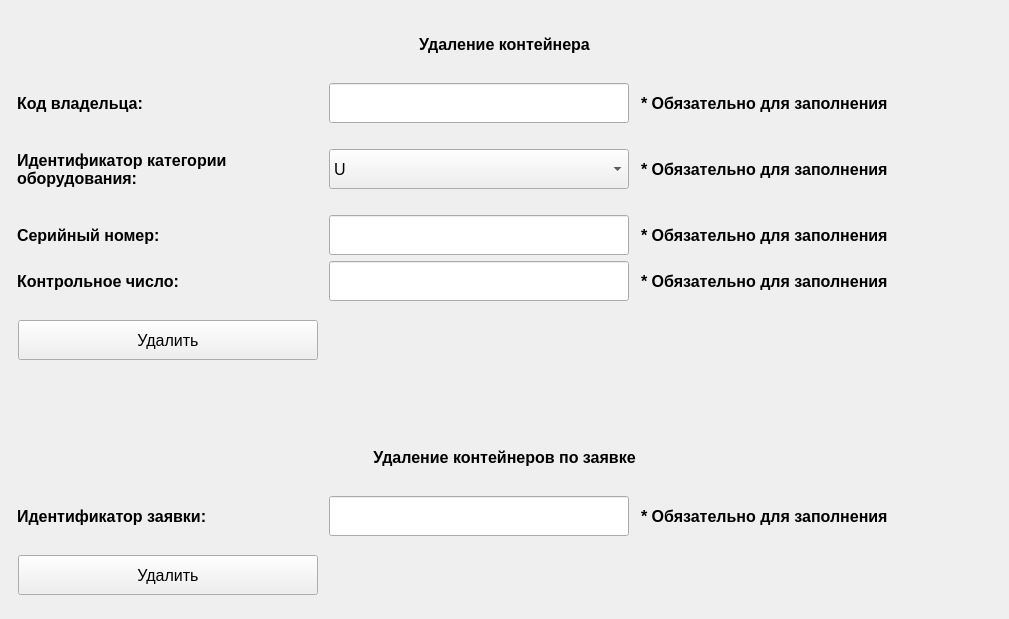
      <widget class="QWidget" name="scrollAreaWidgetContents_7">
       <property name="geometry">
        <rect>
         <x>0</x>
         <y>0</y>
         <width>1009</width>
         <height>619</height>
        </rect>
       </property>
       <layout class="QVBoxLayout" name="verticalLayout_7">
        <item>
         <widget class="QLabel" name="case_delete_title_label">
          <property name="font">
           <font>
            <pointsize>12</pointsize>
            <bold>true</bold>
           </font>
          </property>
          <property name="text">
           <string>Удаление контейнера</string>
          </property>
          <property name="alignment">
           <set>Qt::AlignmentFlag::AlignCenter</set>
          </property>
         </widget>
        </item>
        <item>
         <layout class="QHBoxLayout" name="horizontalLayout_220">
          <item>
           <widget class="QLabel" name="code_delete_label">
            <property name="sizePolicy">
             <sizepolicy hsizetype="Fixed" vsizetype="Fixed">
              <horstretch>0</horstretch>
              <verstretch>0</verstretch>
             </sizepolicy>
            </property>
            <property name="minimumSize">
             <size>
              <width>300</width>
              <height>40</height>
             </size>
            </property>
            <property name="font">
             <font>
              <pointsize>12</pointsize>
              <bold>true</bold>
             </font>
            </property>
            <property name="text">
             <string>Код владельца:</string>
            </property>
           </widget>
          </item>
          <item>
           <widget class="QLineEdit" name="code_delete_edit">
            <property name="sizePolicy">
             <sizepolicy hsizetype="Fixed" vsizetype="Fixed">
              <horstretch>0</horstretch>
              <verstretch>0</verstretch>
             </sizepolicy>
            </property>
            <property name="minimumSize">
             <size>
              <width>300</width>
              <height>40</height>
             </size>
            </property>
            <property name="maximumSize">
             <size>
              <width>300</width>
              <height>16777215</height>
             </size>
            </property>
            <property name="font">
             <font>
              <pointsize>12</pointsize>
             </font>
            </property>
           </widget>
          </item>
          <item>
           <widget class="QLabel" name="code_delete_note_label">
            <property name="sizePolicy">
             <sizepolicy hsizetype="Fixed" vsizetype="Fixed">
              <horstretch>0</horstretch>
              <verstretch>0</verstretch>
             </sizepolicy>
            </property>
            <property name="minimumSize">
             <size>
              <width>350</width>
              <height>40</height>
             </size>
            </property>
            <property name="font">
             <font>
              <pointsize>12</pointsize>
              <bold>true</bold>
             </font>
            </property>
            <property name="text">
             <string>* Обязательно для заполнения</string>
            </property>
           </widget>
          </item>
         </layout>
        </item>
        <item>
         <layout class="QHBoxLayout" name="horizontalLayout_219">
          <item>
           <widget class="QLabel" name="rig_delete_label">
            <property name="sizePolicy">
             <sizepolicy hsizetype="Fixed" vsizetype="Fixed">
              <horstretch>0</horstretch>
              <verstretch>0</verstretch>
             </sizepolicy>
            </property>
            <property name="minimumSize">
             <size>
              <width>300</width>
              <height>80</height>
             </size>
            </property>
            <property name="font">
             <font>
              <pointsize>12</pointsize>
              <bold>true</bold>
             </font>
            </property>
            <property name="text">
             <string>Идентификатор категории
оборудования:</string>
            </property>
           </widget>
          </item>
          <item>
           <widget class="QComboBox" name="rig_delete_box">
            <property name="minimumSize">
             <size>
              <width>300</width>
              <height>40</height>
             </size>
            </property>
            <property name="maximumSize">
             <size>
              <width>300</width>
              <height>16777215</height>
             </size>
            </property>
            <property name="font">
             <font>
              <pointsize>12</pointsize>
             </font>
            </property>
            <item>
             <property name="text">
              <string>U</string>
             </property>
            </item>
            <item>
             <property name="text">
              <string>Z</string>
             </property>
            </item>
            <item>
             <property name="text">
              <string>R</string>
             </property>
            </item>
            <item>
             <property name="text">
              <string>J</string>
             </property>
            </item>
           </widget>
          </item>
          <item>
           <widget class="QLabel" name="rig_delete_note_label">
            <property name="sizePolicy">
             <sizepolicy hsizetype="Fixed" vsizetype="Fixed">
              <horstretch>0</horstretch>
              <verstretch>0</verstretch>
             </sizepolicy>
            </property>
            <property name="minimumSize">
             <size>
              <width>350</width>
              <height>40</height>
             </size>
            </property>
            <property name="font">
             <font>
              <pointsize>12</pointsize>
              <bold>true</bold>
             </font>
            </property>
            <property name="text">
             <string>* Обязательно для заполнения</string>
            </property>
           </widget>
          </item>
         </layout>
        </item>
        <item>
         <layout class="QHBoxLayout" name="horizontalLayout_218">
          <item>
           <widget class="QLabel" name="item_delete_label">
            <property name="sizePolicy">
             <sizepolicy hsizetype="Fixed" vsizetype="Fixed">
              <horstretch>0</horstretch>
              <verstretch>0</verstretch>
             </sizepolicy>
            </property>
            <property name="minimumSize">
             <size>
              <width>300</width>
              <height>40</height>
             </size>
            </property>
            <property name="font">
             <font>
              <pointsize>12</pointsize>
              <bold>true</bold>
             </font>
            </property>
            <property name="text">
             <string>Серийный номер:</string>
            </property>
           </widget>
          </item>
          <item>
           <widget class="QLineEdit" name="item_delete_edit">
            <property name="sizePolicy">
             <sizepolicy hsizetype="Fixed" vsizetype="Fixed">
              <horstretch>0</horstretch>
              <verstretch>0</verstretch>
             </sizepolicy>
            </property>
            <property name="minimumSize">
             <size>
              <width>300</width>
              <height>40</height>
             </size>
            </property>
            <property name="maximumSize">
             <size>
              <width>300</width>
              <height>16777215</height>
             </size>
            </property>
            <property name="font">
             <font>
              <pointsize>12</pointsize>
             </font>
            </property>
           </widget>
          </item>
          <item>
           <widget class="QLabel" name="item_delete_note_label">
            <property name="sizePolicy">
             <sizepolicy hsizetype="Fixed" vsizetype="Fixed">
              <horstretch>0</horstretch>
              <verstretch>0</verstretch>
             </sizepolicy>
            </property>
            <property name="minimumSize">
             <size>
              <width>350</width>
              <height>40</height>
             </size>
            </property>
            <property name="font">
             <font>
              <pointsize>12</pointsize>
              <bold>true</bold>
             </font>
            </property>
            <property name="text">
             <string>* Обязательно для заполнения</string>
            </property>
           </widget>
          </item>
         </layout>
        </item>
        <item>
         <layout class="QHBoxLayout" name="horizontalLayout_217">
          <item>
           <widget class="QLabel" name="number_delete_label">
            <property name="sizePolicy">
             <sizepolicy hsizetype="Fixed" vsizetype="Fixed">
              <horstretch>0</horstretch>
              <verstretch>0</verstretch>
             </sizepolicy>
            </property>
            <property name="minimumSize">
             <size>
              <width>300</width>
              <height>40</height>
             </size>
            </property>
            <property name="font">
             <font>
              <pointsize>12</pointsize>
              <bold>true</bold>
             </font>
            </property>
            <property name="text">
             <string>Контрольное число:</string>
            </property>
           </widget>
          </item>
          <item>
           <widget class="QLineEdit" name="number_delete_edit">
            <property name="sizePolicy">
             <sizepolicy hsizetype="Fixed" vsizetype="Fixed">
              <horstretch>0</horstretch>
              <verstretch>0</verstretch>
             </sizepolicy>
            </property>
            <property name="minimumSize">
             <size>
              <width>300</width>
              <height>40</height>
             </size>
            </property>
            <property name="maximumSize">
             <size>
              <width>300</width>
              <height>16777215</height>
             </size>
            </property>
            <property name="font">
             <font>
              <pointsize>12</pointsize>
             </font>
            </property>
           </widget>
          </item>
          <item>
           <widget class="QLabel" name="number_delete_note_label">
            <property name="sizePolicy">
             <sizepolicy hsizetype="Fixed" vsizetype="Fixed">
              <horstretch>0</horstretch>
              <verstretch>0</verstretch>
             </sizepolicy>
            </property>
            <property name="minimumSize">
             <size>
              <width>350</width>
              <height>40</height>
             </size>
            </property>
            <property name="font">
             <font>
              <pointsize>12</pointsize>
              <bold>true</bold>
             </font>
            </property>
            <property name="text">
             <string>* Обязательно для заполнения</string>
            </property>
           </widget>
          </item>
         </layout>
        </item>
        <item>
         <layout class="QHBoxLayout" name="horizontalLayout_221">
          <item>
           <widget class="QPushButton" name="case_delete_button">
            <property name="enabled">
             <bool>true</bool>
            </property>
            <property name="minimumSize">
             <size>
              <width>300</width>
              <height>40</height>
             </size>
            </property>
            <property name="maximumSize">
             <size>
              <width>300</width>
              <height>16777215</height>
             </size>
            </property>
            <property name="font">
             <font>
              <pointsize>12</pointsize>
             </font>
            </property>
            <property name="text">
             <string>Удалить</string>
            </property>
           </widget>
          </item>
          <item>
           <widget class="QLabel" name="case_delete_label">
            <property name="minimumSize">
             <size>
              <width>660</width>
              <height>40</height>
             </size>
            </property>
            <property name="maximumSize">
             <size>
              <width>650</width>
              <height>16777215</height>
             </size>
            </property>
            <property name="font">
             <font>
              <pointsize>12</pointsize>
              <bold>true</bold>
             </font>
            </property>
            <property name="text">
             <string/>
            </property>
           </widget>
          </item>
         </layout>
        </item>
        <item>
         <widget class="QLabel" name="space_label">
          <property name="minimumSize">
           <size>
            <width>0</width>
            <height>40</height>
           </size>
          </property>
          <property name="maximumSize">
           <size>
            <width>16777215</width>
            <height>40</height>
           </size>
          </property>
          <property name="font">
           <font>
            <pointsize>12</pointsize>
           </font>
          </property>
          <property name="text">
           <string/>
          </property>
         </widget>
        </item>
        <item>
         <widget class="QLabel" name="bid_delete_title_label">
          <property name="font">
           <font>
            <pointsize>12</pointsize>
            <bold>true</bold>
           </font>
          </property>
          <property name="text">
           <string>Удаление контейнеров по заявке</string>
          </property>
          <property name="alignment">
           <set>Qt::AlignmentFlag::AlignCenter</set>
          </property>
         </widget>
        </item>
        <item>
         <layout class="QHBoxLayout" name="horizontalLayout_222">
          <item>
           <widget class="QLabel" name="bid_id_delete_label">
            <property name="sizePolicy">
             <sizepolicy hsizetype="Fixed" vsizetype="Fixed">
              <horstretch>0</horstretch>
              <verstretch>0</verstretch>
             </sizepolicy>
            </property>
            <property name="minimumSize">
             <size>
              <width>300</width>
              <height>40</height>
             </size>
            </property>
            <property name="maximumSize">
             <size>
              <width>300</width>
              <height>16777215</height>
             </size>
            </property>
            <property name="font">
             <font>
              <pointsize>12</pointsize>
              <bold>true</bold>
             </font>
            </property>
            <property name="text">
             <string>Идентификатор заявки:</string>
            </property>
           </widget>
          </item>
          <item>
           <widget class="QLineEdit" name="bid_id_delete_edit">
            <property name="sizePolicy">
             <sizepolicy hsizetype="Fixed" vsizetype="Fixed">
              <horstretch>0</horstretch>
              <verstretch>0</verstretch>
             </sizepolicy>
            </property>
            <property name="minimumSize">
             <size>
              <width>300</width>
              <height>40</height>
             </size>
            </property>
            <property name="maximumSize">
             <size>
              <width>300</width>
              <height>16777215</height>
             </size>
            </property>
            <property name="font">
             <font>
              <pointsize>12</pointsize>
             </font>
            </property>
           </widget>
          </item>
          <item>
           <widget class="QLabel" name="bid_id_delete_note_label">
            <property name="sizePolicy">
             <sizepolicy hsizetype="Fixed" vsizetype="Fixed">
              <horstretch>0</horstretch>
              <verstretch>0</verstretch>
             </sizepolicy>
            </property>
            <property name="minimumSize">
             <size>
              <width>300</width>
              <height>40</height>
             </size>
            </property>
            <property name="maximumSize">
             <size>
              <width>350</width>
              <height>16777215</height>
             </size>
            </property>
            <property name="font">
             <font>
              <pointsize>12</pointsize>
              <bold>true</bold>
             </font>
            </property>
            <property name="text">
             <string>* Обязательно для заполнения</string>
            </property>
           </widget>
          </item>
         </layout>
        </item>
        <item>
         <layout class="QHBoxLayout" name="horizontalLayout_223">
          <item>
           <widget class="QPushButton" name="bid_id_delete_button">
            <property name="enabled">
             <bool>true</bool>
            </property>
            <property name="minimumSize">
             <size>
              <width>300</width>
              <height>40</height>
             </size>
            </property>
            <property name="maximumSize">
             <size>
              <width>300</width>
              <height>16777215</height>
             </size>
            </property>
            <property name="font">
             <font>
              <pointsize>12</pointsize>
             </font>
            </property>
            <property name="text">
             <string>Удалить</string>
            </property>
           </widget>
          </item>
          <item>
           <widget class="QLabel" name="bid_id_delete_label_2">
            <property name="minimumSize">
             <size>
              <width>660</width>
              <height>40</height>
             </size>
            </property>
            <property name="maximumSize">
             <size>
              <width>650</width>
              <height>16777215</height>
             </size>
            </property>
            <property name="font">
             <font>
              <pointsize>12</pointsize>
              <bold>true</bold>
             </font>
            </property>
            <property name="text">
             <string/>
            </property>
           </widget>
          </item>
         </layout>
        </item>
       </layout>
      </widget>
